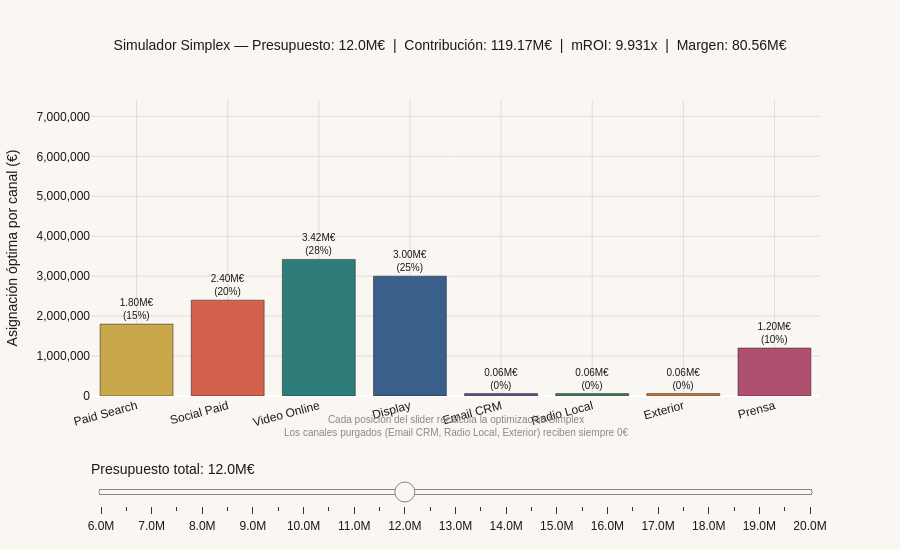

Notebook cell for this chart:
### Code cell
# ── 5b.2 Simulador de presupuesto con Simplex (Plotly + slider) ──────────────
from scipy.optimize import linprog as _linprog

# Pre-computar Simplex para cada nivel de presupuesto (6M → 20M, paso 500k)
BUDGETS = list(range(6_000_000, 20_500_000, 500_000))
n_act   = len(CANALES_ACTIVOS)
_c_lp   = np.array([-mroi_ss[c] for c in CANALES_ACTIVOS])
_A_lp   = np.ones((1, n_act))

sim_results = []
for budget in BUDGETS:
    _bounds = [(COTAS[c][0]*budget, COTAS[c][1]*budget) for c in CANALES_ACTIVOS]
    _res    = _linprog(_c_lp, A_ub=_A_lp, b_ub=np.array([budget]),
                       bounds=_bounds, method='highs')
    alloc_opt = {c: _res.x[i] for i, c in enumerate(CANALES_ACTIVOS)}
    contrib   = -_res.fun
    mroi_total= contrib / budget
    sim_results.append({
        'budget':  budget,
        'alloc':   alloc_opt,
        'contrib': contrib,
        'mroi':    mroi_total,
        'margen':  contrib * MARGEN_MEDIO,
    })

fig = go.Figure()

# Una traza de barras por nivel de presupuesto (solo la primera visible)
for j, sr in enumerate(sim_results):
    alloc_vals = [sr['alloc'].get(c, 0) for c in CANALES_ACTIVOS]
    fig.add_trace(go.Bar(
        x=CANALES_ACTIVOS,
        y=alloc_vals,
        marker_color=[CANAL_COLORS[c] for c in CANALES_ACTIVOS],
        marker_line=dict(color=BLACK, width=0.5),
        text=[f'{v/1e6:.2f}M€<br>({v/sr["budget"]*100:.0f}%)' for v in alloc_vals],
        textposition='outside',
        textfont=dict(size=10),
        visible=(j == 12),  # 12M€ por defecto (índice 12)
        hovertemplate='<b>%{x}</b><br>%{y:,.0f}€<br>%{text}<extra></extra>',
        showlegend=False,
    ))

# Slider steps
steps = []
for j, sr in enumerate(sim_results):
    vis = [False]*len(sim_results)
    vis[j] = True
    step = dict(
        method='update',
        label=f'{sr["budget"]/1e6:.1f}M',
        args=[
            {'visible': vis},
            {'title.text': (
                f'Simulador Simplex — Presupuesto: {sr["budget"]/1e6:.1f}M€  |  '
                f'Contribución: {sr["contrib"]/1e6:.2f}M€  |  '
                f'mROI: {sr["mroi"]:.3f}x  |  '
                f'Margen: {sr["margen"]/1e6:.2f}M€'
            )}
        ]
    )
    steps.append(step)

sr12 = sim_results[12]
fig.update_layout(
    paper_bgcolor=CREAM, plot_bgcolor=CREAM,
    font=dict(family='sans-serif', color=BLACK),
    title=dict(
        text=(f'Simulador Simplex — Presupuesto: {sr12["budget"]/1e6:.1f}M€  |  '
              f'Contribución: {sr12["contrib"]/1e6:.2f}M€  |  '
              f'mROI: {sr12["mroi"]:.3f}x  |  '
              f'Margen: {sr12["margen"]/1e6:.2f}M€'),
        x=0.5, font=dict(size=14)),
    sliders=[dict(
        active=12,
        pad=dict(t=60, b=10),
        currentvalue=dict(prefix='Presupuesto total: ', suffix='€',
                          font=dict(size=14, color=BLACK)),
        steps=steps,
        bgcolor=CREAM, bordercolor='#888',
    )],
    yaxis=dict(title='Asignación óptima por canal (€)', tickformat=',.0f',
               gridcolor='#E0DDD8',
               range=[0, max(max(sr['alloc'].values()) for sr in sim_results)*1.3]),
    xaxis=dict(tickangle=-15, gridcolor='#E0DDD8'),
    height=550,
)

# Añadir anotación de contexto
fig.add_annotation(
    text='Cada posición del slider recalcula la optimización Simplex<br>'
         'Los canales purgados (Email CRM, Radio Local, Exterior) reciben siempre 0€',
    xref='paper', yref='paper', x=0.5, y=-0.15,
    showarrow=False, font=dict(size=10, color='#888'),
)
fig.show()

### Figure 1 — Plotly figure (JSON) as saved in the notebook; plotly's stock layout.template omitted (floating-point values rounded to 4 significant figures)
{"data": [{"hovertemplate": "<b>%{x}</b><br>%{y:,.0f}€<br>%{text}<extra></extra>", "marker": {"color": ["#C9A84C", "#D4614B", "#2E7D7B", "#3A5F8A", "#6B4E8A", "#4A7C59", "#C97B3A", "#B05070"], "line": {"color": "#1A1A1A", "width": 0.5}}, "showlegend": false, "text": ["0.90M€<br>(15%)", "1.20M€<br>(20%)", "1.71M€<br>(28%)", "1.50M€<br>(25%)", "0.03M€<br>(0%)", "0.03M€<br>(0%)", "0.03M€<br>(0%)", "0.60M€<br>(10%)"], "textfont": {"size": 10}, "textposition": "outside", "type": "bar", "visible": false, "x": ["Paid Search", "Social Paid", "Video Online", "Display", "Email CRM", "Radio Local", "Exterior", "Prensa"], "y": [900000, 1200000, 1710000, 1500000, 30000, 30000, 30000, 600000]}, {"hovertemplate": "<b>%{x}</b><br>%{y:,.0f}€<br>%{text}<extra></extra>", "marker": {"color": ["#C9A84C", "#D4614B", "#2E7D7B", "#3A5F8A", "#6B4E8A", "#4A7C59", "#C97B3A", "#B05070"], "line": {"color": "#1A1A1A", "width": 0.5}}, "showlegend": false, "text": ["0.97M€<br>(15%)", "1.30M€<br>(20%)", "1.85M€<br>(28%)", "1.62M€<br>(25%)", "0.03M€<br>(0%)", "0.03M€<br>(0%)", "0.03M€<br>(0%)", "0.65M€<br>(10%)"], "textfont": {"size": 10}, "textposition": "outside", "type": "bar", "visible": false, "x": ["Paid Search", "Social Paid", "Video Online", "Display", "Email CRM", "Radio Local", "Exterior", "Prensa"], "y": [975000, 1300000, 1852500, 1625000, 32500, 32500, 32500, 650000]}, {"hovertemplate": "<b>%{x}</b><br>%{y:,.0f}€<br>%{text}<extra></extra>", "marker": {"color": ["#C9A84C", "#D4614B", "#2E7D7B", "#3A5F8A", "#6B4E8A", "#4A7C59", "#C97B3A", "#B05070"], "line": {"color": "#1A1A1A", "width": 0.5}}, "showlegend": false, "text": ["1.05M€<br>(15%)", "1.40M€<br>(20%)", "2.00M€<br>(28%)", "1.75M€<br>(25%)", "0.04M€<br>(0%)", "0.04M€<br>(0%)", "0.04M€<br>(0%)", "0.70M€<br>(10%)"], "textfont": {"size": 10}, "textposition": "outside", "type": "bar", "visible": false, "x": ["Paid Search", "Social Paid", "Video Online", "Display", "Email CRM", "Radio Local", "Exterior", "Prensa"], "y": [1050000, 1400000, 1995000, 1750000, 35000, 35000, 35000, 700000]}, {"hovertemplate": "<b>%{x}</b><br>%{y:,.0f}€<br>%{text}<extra></extra>", "marker": {"color": ["#C9A84C", "#D4614B", "#2E7D7B", "#3A5F8A", "#6B4E8A", "#4A7C59", "#C97B3A", "#B05070"], "line": {"color": "#1A1A1A", "width": 0.5}}, "showlegend": false, "text": ["1.12M€<br>(15%)", "1.50M€<br>(20%)", "2.14M€<br>(28%)", "1.88M€<br>(25%)", "0.04M€<br>(0%)", "0.04M€<br>(0%)", "0.04M€<br>(0%)", "0.75M€<br>(10%)"], "textfont": {"size": 10}, "textposition": "outside", "type": "bar", "visible": false, "x": ["Paid Search", "Social Paid", "Video Online", "Display", "Email CRM", "Radio Local", "Exterior", "Prensa"], "y": [1125000, 1500000, 2137500, 1875000, 37500, 37500, 37500, 750000]}, {"hovertemplate": "<b>%{x}</b><br>%{y:,.0f}€<br>%{text}<extra></extra>", "marker": {"color": ["#C9A84C", "#D4614B", "#2E7D7B", "#3A5F8A", "#6B4E8A", "#4A7C59", "#C97B3A", "#B05070"], "line": {"color": "#1A1A1A", "width": 0.5}}, "showlegend": false, "text": ["1.20M€<br>(15%)", "1.60M€<br>(20%)", "2.28M€<br>(28%)", "2.00M€<br>(25%)", "0.04M€<br>(0%)", "0.04M€<br>(0%)", "0.04M€<br>(0%)", "0.80M€<br>(10%)"], "textfont": {"size": 10}, "textposition": "outside", "type": "bar", "visible": false, "x": ["Paid Search", "Social Paid", "Video Online", "Display", "Email CRM", "Radio Local", "Exterior", "Prensa"], "y": [1200000, 1600000, 2280000, 2000000, 40000, 40000, 40000, 800000]}, {"hovertemplate": "<b>%{x}</b><br>%{y:,.0f}€<br>%{text}<extra></extra>", "marker": {"color": ["#C9A84C", "#D4614B", "#2E7D7B", "#3A5F8A", "#6B4E8A", "#4A7C59", "#C97B3A", "#B05070"], "line": {"color": "#1A1A1A", "width": 0.5}}, "showlegend": false, "text": ["1.27M€<br>(15%)", "1.70M€<br>(20%)", "2.42M€<br>(28%)", "2.12M€<br>(25%)", "0.04M€<br>(0%)", "0.04M€<br>(0%)", "0.04M€<br>(0%)", "0.85M€<br>(10%)"], "textfont": {"size": 10}, "textposition": "outside", "type": "bar", "visible": false, "x": ["Paid Search", "Social Paid", "Video Online", "Display", "Email CRM", "Radio Local", "Exterior", "Prensa"], "y": [1275000, 1700000, 2422500, 2125000, 42500, 42500, 42500, 850000]}, {"hovertemplate": "<b>%{x}</b><br>%{y:,.0f}€<br>%{text}<extra></extra>", "marker": {"color": ["#C9A84C", "#D4614B", "#2E7D7B", "#3A5F8A", "#6B4E8A", "#4A7C59", "#C97B3A", "#B05070"], "line": {"color": "#1A1A1A", "width": 0.5}}, "showlegend": false, "text": ["1.35M€<br>(15%)", "1.80M€<br>(20%)", "2.56M€<br>(28%)", "2.25M€<br>(25%)", "0.04M€<br>(0%)", "0.04M€<br>(0%)", "0.04M€<br>(0%)", "0.90M€<br>(10%)"], "textfont": {"size": 10}, "textposition": "outside", "type": "bar", "visible": false, "x": ["Paid Search", "Social Paid", "Video Online", "Display", "Email CRM", "Radio Local", "Exterior", "Prensa"], "y": [1350000, 1800000, 2565000, 2250000, 45000, 45000, 45000, 900000]}, {"hovertemplate": "<b>%{x}</b><br>%{y:,.0f}€<br>%{text}<extra></extra>", "marker": {"color": ["#C9A84C", "#D4614B", "#2E7D7B", "#3A5F8A", "#6B4E8A", "#4A7C59", "#C97B3A", "#B05070"], "line": {"color": "#1A1A1A", "width": 0.5}}, "showlegend": false, "text": ["1.43M€<br>(15%)", "1.90M€<br>(20%)", "2.71M€<br>(28%)", "2.38M€<br>(25%)", "0.05M€<br>(0%)", "0.05M€<br>(0%)", "0.05M€<br>(0%)", "0.95M€<br>(10%)"], "textfont": {"size": 10}, "textposition": "outside", "type": "bar", "visible": false, "x": ["Paid Search", "Social Paid", "Video Online", "Display", "Email CRM", "Radio Local", "Exterior", "Prensa"], "y": [1425000, 1900000, 2707500, 2375000, 47500, 47500, 47500, 950000]}, {"hovertemplate": "<b>%{x}</b><br>%{y:,.0f}€<br>%{text}<extra></extra>", "marker": {"color": ["#C9A84C", "#D4614B", "#2E7D7B", "#3A5F8A", "#6B4E8A", "#4A7C59", "#C97B3A", "#B05070"], "line": {"color": "#1A1A1A", "width": 0.5}}, "showlegend": false, "text": ["1.50M€<br>(15%)", "2.00M€<br>(20%)", "2.85M€<br>(28%)", "2.50M€<br>(25%)", "0.05M€<br>(0%)", "0.05M€<br>(0%)", "0.05M€<br>(0%)", "1.00M€<br>(10%)"], "textfont": {"size": 10}, "textposition": "outside", "type": "bar", "visible": false, "x": ["Paid Search", "Social Paid", "Video Online", "Display", "Email CRM", "Radio Local", "Exterior", "Prensa"], "y": [1500000, 2000000, 2850000, 2500000, 50000, 50000, 50000, 1000000]}, {"hovertemplate": "<b>%{x}</b><br>%{y:,.0f}€<br>%{text}<extra></extra>", "marker": {"color": ["#C9A84C", "#D4614B", "#2E7D7B", "#3A5F8A", "#6B4E8A", "#4A7C59", "#C97B3A", "#B05070"], "line": {"color": "#1A1A1A", "width": 0.5}}, "showlegend": false, "text": ["1.57M€<br>(15%)", "2.10M€<br>(20%)", "2.99M€<br>(28%)", "2.62M€<br>(25%)", "0.05M€<br>(0%)", "0.05M€<br>(0%)", "0.05M€<br>(0%)", "1.05M€<br>(10%)"], "textfont": {"size": 10}, "textposition": "outside", "type": "bar", "visible": false, "x": ["Paid Search", "Social Paid", "Video Online", "Display", "Email CRM", "Radio Local", "Exterior", "Prensa"], "y": [1575000, 2100000, 2992500, 2625000, 52500, 52500, 52500, 1050000]}, {"hovertemplate": "<b>%{x}</b><br>%{y:,.0f}€<br>%{text}<extra></extra>", "marker": {"color": ["#C9A84C", "#D4614B", "#2E7D7B", "#3A5F8A", "#6B4E8A", "#4A7C59", "#C97B3A", "#B05070"], "line": {"color": "#1A1A1A", "width": 0.5}}, "showlegend": false, "text": ["1.65M€<br>(15%)", "2.20M€<br>(20%)", "3.13M€<br>(28%)", "2.75M€<br>(25%)", "0.06M€<br>(0%)", "0.06M€<br>(0%)", "0.06M€<br>(0%)", "1.10M€<br>(10%)"], "textfont": {"size": 10}, "textposition": "outside", "type": "bar", "visible": false, "x": ["Paid Search", "Social Paid", "Video Online", "Display", "Email CRM", "Radio Local", "Exterior", "Prensa"], "y": [1650000, 2200000, 3135000, 2750000, 55000, 55000, 55000, 1100000]}, {"hovertemplate": "<b>%{x}</b><br>%{y:,.0f}€<br>%{text}<extra></extra>", "marker": {"color": ["#C9A84C", "#D4614B", "#2E7D7B", "#3A5F8A", "#6B4E8A", "#4A7C59", "#C97B3A", "#B05070"], "line": {"color": "#1A1A1A", "width": 0.5}}, "showlegend": false, "text": ["1.73M€<br>(15%)", "2.30M€<br>(20%)", "3.28M€<br>(28%)", "2.88M€<br>(25%)", "0.06M€<br>(0%)", "0.06M€<br>(0%)", "0.06M€<br>(0%)", "1.15M€<br>(10%)"], "textfont": {"size": 10}, "textposition": "outside", "type": "bar", "visible": false, "x": ["Paid Search", "Social Paid", "Video Online", "Display", "Email CRM", "Radio Local", "Exterior", "Prensa"], "y": [1725000, 2300000, 3277500, 2875000, 57500, 57500, 57500, 1150000]}, {"hovertemplate": "<b>%{x}</b><br>%{y:,.0f}€<br>%{text}<extra></extra>", "marker": {"color": ["#C9A84C", "#D4614B", "#2E7D7B", "#3A5F8A", "#6B4E8A", "#4A7C59", "#C97B3A", "#B05070"], "line": {"color": "#1A1A1A", "width": 0.5}}, "showlegend": false, "text": ["1.80M€<br>(15%)", "2.40M€<br>(20%)", "3.42M€<br>(28%)", "3.00M€<br>(25%)", "0.06M€<br>(0%)", "0.06M€<br>(0%)", "0.06M€<br>(0%)", "1.20M€<br>(10%)"], "textfont": {"size": 10}, "textposition": "outside", "type": "bar", "visible": true, "x": ["Paid Search", "Social Paid", "Video Online", "Display", "Email CRM", "Radio Local", "Exterior", "Prensa"], "y": [1800000, 2400000, 3420000, 3000000, 60000, 60000, 60000, 1200000]}, {"hovertemplate": "<b>%{x}</b><br>%{y:,.0f}€<br>%{text}<extra></extra>", "marker": {"color": ["#C9A84C", "#D4614B", "#2E7D7B", "#3A5F8A", "#6B4E8A", "#4A7C59", "#C97B3A", "#B05070"], "line": {"color": "#1A1A1A", "width": 0.5}}, "showlegend": false, "text": ["1.88M€<br>(15%)", "2.50M€<br>(20%)", "3.56M€<br>(28%)", "3.12M€<br>(25%)", "0.06M€<br>(0%)", "0.06M€<br>(0%)", "0.06M€<br>(0%)", "1.25M€<br>(10%)"], "textfont": {"size": 10}, "textposition": "outside", "type": "bar", "visible": false, "x": ["Paid Search", "Social Paid", "Video Online", "Display", "Email CRM", "Radio Local", "Exterior", "Prensa"], "y": [1875000, 2500000, 3562500, 3125000, 62500, 62500, 62500, 1250000]}, {"hovertemplate": "<b>%{x}</b><br>%{y:,.0f}€<br>%{text}<extra></extra>", "marker": {"color": ["#C9A84C", "#D4614B", "#2E7D7B", "#3A5F8A", "#6B4E8A", "#4A7C59", "#C97B3A", "#B05070"], "line": {"color": "#1A1A1A", "width": 0.5}}, "showlegend": false, "text": ["1.95M€<br>(15%)", "2.60M€<br>(20%)", "3.71M€<br>(28%)", "3.25M€<br>(25%)", "0.07M€<br>(0%)", "0.07M€<br>(0%)", "0.07M€<br>(0%)", "1.30M€<br>(10%)"], "textfont": {"size": 10}, "textposition": "outside", "type": "bar", "visible": false, "x": ["Paid Search", "Social Paid", "Video Online", "Display", "Email CRM", "Radio Local", "Exterior", "Prensa"], "y": [1950000, 2600000, 3705000, 3250000, 65000, 65000, 65000, 1300000]}, {"hovertemplate": "<b>%{x}</b><br>%{y:,.0f}€<br>%{text}<extra></extra>", "marker": {"color": ["#C9A84C", "#D4614B", "#2E7D7B", "#3A5F8A", "#6B4E8A", "#4A7C59", "#C97B3A", "#B05070"], "line": {"color": "#1A1A1A", "width": 0.5}}, "showlegend": false, "text": ["2.02M€<br>(15%)", "2.70M€<br>(20%)", "3.85M€<br>(28%)", "3.38M€<br>(25%)", "0.07M€<br>(0%)", "0.07M€<br>(0%)", "0.07M€<br>(0%)", "1.35M€<br>(10%)"], "textfont": {"size": 10}, "textposition": "outside", "type": "bar", "visible": false, "x": ["Paid Search", "Social Paid", "Video Online", "Display", "Email CRM", "Radio Local", "Exterior", "Prensa"], "y": [2025000, 2700000, 3847500, 3375000, 67500, 67500, 67500, 1350000]}, {"hovertemplate": "<b>%{x}</b><br>%{y:,.0f}€<br>%{text}<extra></extra>", "marker": {"color": ["#C9A84C", "#D4614B", "#2E7D7B", "#3A5F8A", "#6B4E8A", "#4A7C59", "#C97B3A", "#B05070"], "line": {"color": "#1A1A1A", "width": 0.5}}, "showlegend": false, "text": ["2.10M€<br>(15%)", "2.80M€<br>(20%)", "3.99M€<br>(28%)", "3.50M€<br>(25%)", "0.07M€<br>(0%)", "0.07M€<br>(0%)", "0.07M€<br>(0%)", "1.40M€<br>(10%)"], "textfont": {"size": 10}, "textposition": "outside", "type": "bar", "visible": false, "x": ["Paid Search", "Social Paid", "Video Online", "Display", "Email CRM", "Radio Local", "Exterior", "Prensa"], "y": [2100000, 2800000, 3990000, 3500000, 70000, 70000, 70000, 1400000]}, {"hovertemplate": "<b>%{x}</b><br>%{y:,.0f}€<br>%{text}<extra></extra>", "marker": {"color": ["#C9A84C", "#D4614B", "#2E7D7B", "#3A5F8A", "#6B4E8A", "#4A7C59", "#C97B3A", "#B05070"], "line": {"color": "#1A1A1A", "width": 0.5}}, "showlegend": false, "text": ["2.17M€<br>(15%)", "2.90M€<br>(20%)", "4.13M€<br>(28%)", "3.62M€<br>(25%)", "0.07M€<br>(0%)", "0.07M€<br>(0%)", "0.07M€<br>(0%)", "1.45M€<br>(10%)"], "textfont": {"size": 10}, "textposition": "outside", "type": "bar", "visible": false, "x": ["Paid Search", "Social Paid", "Video Online", "Display", "Email CRM", "Radio Local", "Exterior", "Prensa"], "y": [2175000, 2900000, 4132500, 3625000, 72500, 72500, 72500, 1450000]}, {"hovertemplate": "<b>%{x}</b><br>%{y:,.0f}€<br>%{text}<extra></extra>", "marker": {"color": ["#C9A84C", "#D4614B", "#2E7D7B", "#3A5F8A", "#6B4E8A", "#4A7C59", "#C97B3A", "#B05070"], "line": {"color": "#1A1A1A", "width": 0.5}}, "showlegend": false, "text": ["2.25M€<br>(15%)", "3.00M€<br>(20%)", "4.28M€<br>(28%)", "3.75M€<br>(25%)", "0.07M€<br>(0%)", "0.07M€<br>(0%)", "0.07M€<br>(0%)", "1.50M€<br>(10%)"], "textfont": {"size": 10}, "textposition": "outside", "type": "bar", "visible": false, "x": ["Paid Search", "Social Paid", "Video Online", "Display", "Email CRM", "Radio Local", "Exterior", "Prensa"], "y": [2250000, 3000000, 4275000, 3750000, 75000, 75000, 75000, 1500000]}, {"hovertemplate": "<b>%{x}</b><br>%{y:,.0f}€<br>%{text}<extra></extra>", "marker": {"color": ["#C9A84C", "#D4614B", "#2E7D7B", "#3A5F8A", "#6B4E8A", "#4A7C59", "#C97B3A", "#B05070"], "line": {"color": "#1A1A1A", "width": 0.5}}, "showlegend": false, "text": ["2.33M€<br>(15%)", "3.10M€<br>(20%)", "4.42M€<br>(28%)", "3.88M€<br>(25%)", "0.08M€<br>(0%)", "0.08M€<br>(0%)", "0.08M€<br>(0%)", "1.55M€<br>(10%)"], "textfont": {"size": 10}, "textposition": "outside", "type": "bar", "visible": false, "x": ["Paid Search", "Social Paid", "Video Online", "Display", "Email CRM", "Radio Local", "Exterior", "Prensa"], "y": [2325000, 3100000, 4417500, 3875000, 77500, 77500, 77500, 1550000]}, {"hovertemplate": "<b>%{x}</b><br>%{y:,.0f}€<br>%{text}<extra></extra>", "marker": {"color": ["#C9A84C", "#D4614B", "#2E7D7B", "#3A5F8A", "#6B4E8A", "#4A7C59", "#C97B3A", "#B05070"], "line": {"color": "#1A1A1A", "width": 0.5}}, "showlegend": false, "text": ["2.40M€<br>(15%)", "3.20M€<br>(20%)", "4.56M€<br>(28%)", "4.00M€<br>(25%)", "0.08M€<br>(0%)", "0.08M€<br>(0%)", "0.08M€<br>(0%)", "1.60M€<br>(10%)"], "textfont": {"size": 10}, "textposition": "outside", "type": "bar", "visible": false, "x": ["Paid Search", "Social Paid", "Video Online", "Display", "Email CRM", "Radio Local", "Exterior", "Prensa"], "y": [2400000, 3200000, 4560000, 4000000, 80000, 80000, 80000, 1600000]}, {"hovertemplate": "<b>%{x}</b><br>%{y:,.0f}€<br>%{text}<extra></extra>", "marker": {"color": ["#C9A84C", "#D4614B", "#2E7D7B", "#3A5F8A", "#6B4E8A", "#4A7C59", "#C97B3A", "#B05070"], "line": {"color": "#1A1A1A", "width": 0.5}}, "showlegend": false, "text": ["2.48M€<br>(15%)", "3.30M€<br>(20%)", "4.70M€<br>(28%)", "4.12M€<br>(25%)", "0.08M€<br>(0%)", "0.08M€<br>(0%)", "0.08M€<br>(0%)", "1.65M€<br>(10%)"], "textfont": {"size": 10}, "textposition": "outside", "type": "bar", "visible": false, "x": ["Paid Search", "Social Paid", "Video Online", "Display", "Email CRM", "Radio Local", "Exterior", "Prensa"], "y": [2475000, 3300000, 4702500, 4125000, 82500, 82500, 82500, 1650000]}, {"hovertemplate": "<b>%{x}</b><br>%{y:,.0f}€<br>%{text}<extra></extra>", "marker": {"color": ["#C9A84C", "#D4614B", "#2E7D7B", "#3A5F8A", "#6B4E8A", "#4A7C59", "#C97B3A", "#B05070"], "line": {"color": "#1A1A1A", "width": 0.5}}, "showlegend": false, "text": ["2.55M€<br>(15%)", "3.40M€<br>(20%)", "4.84M€<br>(28%)", "4.25M€<br>(25%)", "0.09M€<br>(0%)", "0.09M€<br>(0%)", "0.09M€<br>(0%)", "1.70M€<br>(10%)"], "textfont": {"size": 10}, "textposition": "outside", "type": "bar", "visible": false, "x": ["Paid Search", "Social Paid", "Video Online", "Display", "Email CRM", "Radio Local", "Exterior", "Prensa"], "y": [2550000, 3400000, 4845000, 4250000, 85000, 85000, 85000, 1700000]}, {"hovertemplate": "<b>%{x}</b><br>%{y:,.0f}€<br>%{text}<extra></extra>", "marker": {"color": ["#C9A84C", "#D4614B", "#2E7D7B", "#3A5F8A", "#6B4E8A", "#4A7C59", "#C97B3A", "#B05070"], "line": {"color": "#1A1A1A", "width": 0.5}}, "showlegend": false, "text": ["2.62M€<br>(15%)", "3.50M€<br>(20%)", "4.99M€<br>(28%)", "4.38M€<br>(25%)", "0.09M€<br>(0%)", "0.09M€<br>(0%)", "0.09M€<br>(0%)", "1.75M€<br>(10%)"], "textfont": {"size": 10}, "textposition": "outside", "type": "bar", "visible": false, "x": ["Paid Search", "Social Paid", "Video Online", "Display", "Email CRM", "Radio Local", "Exterior", "Prensa"], "y": [2625000, 3500000, 4987500, 4375000, 87500, 87500, 87500, 1750000]}, {"hovertemplate": "<b>%{x}</b><br>%{y:,.0f}€<br>%{text}<extra></extra>", "marker": {"color": ["#C9A84C", "#D4614B", "#2E7D7B", "#3A5F8A", "#6B4E8A", "#4A7C59", "#C97B3A", "#B05070"], "line": {"color": "#1A1A1A", "width": 0.5}}, "showlegend": false, "text": ["2.70M€<br>(15%)", "3.60M€<br>(20%)", "5.13M€<br>(28%)", "4.50M€<br>(25%)", "0.09M€<br>(0%)", "0.09M€<br>(0%)", "0.09M€<br>(0%)", "1.80M€<br>(10%)"], "textfont": {"size": 10}, "textposition": "outside", "type": "bar", "visible": false, "x": ["Paid Search", "Social Paid", "Video Online", "Display", "Email CRM", "Radio Local", "Exterior", "Prensa"], "y": [2700000, 3600000, 5130000, 4500000, 90000, 90000, 90000, 1800000]}, {"hovertemplate": "<b>%{x}</b><br>%{y:,.0f}€<br>%{text}<extra></extra>", "marker": {"color": ["#C9A84C", "#D4614B", "#2E7D7B", "#3A5F8A", "#6B4E8A", "#4A7C59", "#C97B3A", "#B05070"], "line": {"color": "#1A1A1A", "width": 0.5}}, "showlegend": false, "text": ["2.77M€<br>(15%)", "3.70M€<br>(20%)", "5.27M€<br>(28%)", "4.62M€<br>(25%)", "0.09M€<br>(0%)", "0.09M€<br>(0%)", "0.09M€<br>(0%)", "1.85M€<br>(10%)"], "textfont": {"size": 10}, "textposition": "outside", "type": "bar", "visible": false, "x": ["Paid Search", "Social Paid", "Video Online", "Display", "Email CRM", "Radio Local", "Exterior", "Prensa"], "y": [2775000, 3700000, 5272500, 4625000, 92500, 92500, 92500, 1850000]}, {"hovertemplate": "<b>%{x}</b><br>%{y:,.0f}€<br>%{text}<extra></extra>", "marker": {"color": ["#C9A84C", "#D4614B", "#2E7D7B", "#3A5F8A", "#6B4E8A", "#4A7C59", "#C97B3A", "#B05070"], "line": {"color": "#1A1A1A", "width": 0.5}}, "showlegend": false, "text": ["2.85M€<br>(15%)", "3.80M€<br>(20%)", "5.42M€<br>(28%)", "4.75M€<br>(25%)", "0.10M€<br>(0%)", "0.10M€<br>(0%)", "0.10M€<br>(0%)", "1.90M€<br>(10%)"], "textfont": {"size": 10}, "textposition": "outside", "type": "bar", "visible": false, "x": ["Paid Search", "Social Paid", "Video Online", "Display", "Email CRM", "Radio Local", "Exterior", "Prensa"], "y": [2850000, 3800000, 5415000, 4750000, 95000, 95000, 95000, 1900000]}, {"hovertemplate": "<b>%{x}</b><br>%{y:,.0f}€<br>%{text}<extra></extra>", "marker": {"color": ["#C9A84C", "#D4614B", "#2E7D7B", "#3A5F8A", "#6B4E8A", "#4A7C59", "#C97B3A", "#B05070"], "line": {"color": "#1A1A1A", "width": 0.5}}, "showlegend": false, "text": ["2.92M€<br>(15%)", "3.90M€<br>(20%)", "5.56M€<br>(28%)", "4.88M€<br>(25%)", "0.10M€<br>(0%)", "0.10M€<br>(0%)", "0.10M€<br>(0%)", "1.95M€<br>(10%)"], "textfont": {"size": 10}, "textposition": "outside", "type": "bar", "visible": false, "x": ["Paid Search", "Social Paid", "Video Online", "Display", "Email CRM", "Radio Local", "Exterior", "Prensa"], "y": [2925000, 3900000, 5557500, 4875000, 97500, 97500, 97500, 1950000]}, {"hovertemplate": "<b>%{x}</b><br>%{y:,.0f}€<br>%{text}<extra></extra>", "marker": {"color": ["#C9A84C", "#D4614B", "#2E7D7B", "#3A5F8A", "#6B4E8A", "#4A7C59", "#C97B3A", "#B05070"], "line": {"color": "#1A1A1A", "width": 0.5}}, "showlegend": false, "text": ["3.00M€<br>(15%)", "4.00M€<br>(20%)", "5.70M€<br>(28%)", "5.00M€<br>(25%)", "0.10M€<br>(0%)", "0.10M€<br>(0%)", "0.10M€<br>(0%)", "2.00M€<br>(10%)"], "textfont": {"size": 10}, "textposition": "outside", "type": "bar", "visible": false, "x": ["Paid Search", "Social Paid", "Video Online", "Display", "Email CRM", "Radio Local", "Exterior", "Prensa"], "y": [3000000, 4000000, 5700000, 5000000, 100000, 100000, 100000, 2000000]}], "layout": {"annotations": [{"font": {"color": "#888", "size": 10}, "showarrow": false, "text": "Cada posición del slider recalcula la optimización Simplex<br>Los canales purgados (Email CRM, Radio Local, Exterior) reciben siempre 0€", "x": 0.5, "xref": "paper", "y": -0.15, "yref": "paper"}], "font": {"color": "#1A1A1A", "family": "sans-serif"}, "height": 550, "paper_bgcolor": "#FAF7F2", "plot_bgcolor": "#FAF7F2", "sliders": [{"active": 12, "bgcolor": "#FAF7F2", "bordercolor": "#888", "currentvalue": {"font": {"color": "#1A1A1A", "size": 14}, "prefix": "Presupuesto total: ", "suffix": "€"}, "pad": {"b": 10, "t": 60}, "steps": [{"args": [{"visible": [true, false, false, false, false, false, false, false, false, false, false, false, false, false, false, false, false, false, false, false, false, false, false, false, false, false, false, false, false]}, {"title.text": "Simulador Simplex — Presupuesto: 6.0M€  |  Contribución: 59.59M€  |  mROI: 9.931x  |  Margen: 40.28M€"}], "label": "6.0M", "method": "update"}, {"args": [{"visible": [false, true, false, false, false, false, false, false, false, false, false, false, false, false, false, false, false, false, false, false, false, false, false, false, false, false, false, false, false]}, {"title.text": "Simulador Simplex — Presupuesto: 6.5M€  |  Contribución: 64.55M€  |  mROI: 9.931x  |  Margen: 43.64M€"}], "label": "6.5M", "method": "update"}, {"args": [{"visible": [false, false, true, false, false, false, false, false, false, false, false, false, false, false, false, false, false, false, false, false, false, false, false, false, false, false, false, false, false]}, {"title.text": "Simulador Simplex — Presupuesto: 7.0M€  |  Contribución: 69.52M€  |  mROI: 9.931x  |  Margen: 46.99M€"}], "label": "7.0M", "method": "update"}, {"args": [{"visible": [false, false, false, true, false, false, false, false, false, false, false, false, false, false, false, false, false, false, false, false, false, false, false, false, false, false, false, false, false]}, {"title.text": "Simulador Simplex — Presupuesto: 7.5M€  |  Contribución: 74.48M€  |  mROI: 9.931x  |  Margen: 50.35M€"}], "label": "7.5M", "method": "update"}, {"args": [{"visible": [false, false, false, false, true, false, false, false, false, false, false, false, false, false, false, false, false, false, false, false, false, false, false, false, false, false, false, false, false]}, {"title.text": "Simulador Simplex — Presupuesto: 8.0M€  |  Contribución: 79.45M€  |  mROI: 9.931x  |  Margen: 53.71M€"}], "label": "8.0M", "method": "update"}, {"args": [{"visible": [false, false, false, false, false, true, false, false, false, false, false, false, false, false, false, false, false, false, false, false, false, false, false, false, false, false, false, false, false]}, {"title.text": "Simulador Simplex — Presupuesto: 8.5M€  |  Contribución: 84.41M€  |  mROI: 9.931x  |  Margen: 57.06M€"}], "label": "8.5M", "method": "update"}, {"args": [{"visible": [false, false, false, false, false, false, true, false, false, false, false, false, false, false, false, false, false, false, false, false, false, false, false, false, false, false, false, false, false]}, {"title.text": "Simulador Simplex — Presupuesto: 9.0M€  |  Contribución: 89.38M€  |  mROI: 9.931x  |  Margen: 60.42M€"}], "label": "9.0M", "method": "update"}, {"args": [{"visible": [false, false, false, false, false, false, false, true, false, false, false, false, false, false, false, false, false, false, false, false, false, false, false, false, false, false, false, false, false]}, {"title.text": "Simulador Simplex — Presupuesto: 9.5M€  |  Contribución: 94.35M€  |  mROI: 9.931x  |  Margen: 63.78M€"}], "label": "9.5M", "method": "update"}, {"args": [{"visible": [false, false, false, false, false, false, false, false, true, false, false, false, false, false, false, false, false, false, false, false, false, false, false, false, false, false, false, false, false]}, {"title.text": "Simulador Simplex — Presupuesto: 10.0M€  |  Contribución: 99.31M€  |  mROI: 9.931x  |  Margen: 67.13M€"}], "label": "10.0M", "method": "update"}, {"args": [{"visible": [false, false, false, false, false, false, false, false, false, true, false, false, false, false, false, false, false, false, false, false, false, false, false, false, false, false, false, false, false]}, {"title.text": "Simulador Simplex — Presupuesto: 10.5M€  |  Contribución: 104.28M€  |  mROI: 9.931x  |  Margen: 70.49M€"}], "label": "10.5M", "method": "update"}, {"args": [{"visible": [false, false, false, false, false, false, false, false, false, false, true, false, false, false, false, false, false, false, false, false, false, false, false, false, false, false, false, false, false]}, {"title.text": "Simulador Simplex — Presupuesto: 11.0M€  |  Contribución: 109.24M€  |  mROI: 9.931x  |  Margen: 73.85M€"}], "label": "11.0M", "method": "update"}, {"args": [{"visible": [false, false, false, false, false, false, false, false, false, false, false, true, false, false, false, false, false, false, false, false, false, false, false, false, false, false, false, false, false]}, {"title.text": "Simulador Simplex — Presupuesto: 11.5M€  |  Contribución: 114.21M€  |  mROI: 9.931x  |  Margen: 77.20M€"}], "label": "11.5M", "method": "update"}, {"args": [{"visible": [false, false, false, false, false, false, false, false, false, false, false, false, true, false, false, false, false, false, false, false, false, false, false, false, false, false, false, false, false]}, {"title.text": "Simulador Simplex — Presupuesto: 12.0M€  |  Contribución: 119.17M€  |  mROI: 9.931x  |  Margen: 80.56M€"}], "label": "12.0M", "method": "update"}, {"args": [{"visible": [false, false, false, false, false, false, false, false, false, false, false, false, false, true, false, false, false, false, false, false, false, false, false, false, false, false, false, false, false]}, {"title.text": "Simulador Simplex — Presupuesto: 12.5M€  |  Contribución: 124.14M€  |  mROI: 9.931x  |  Margen: 83.92M€"}], "label": "12.5M", "method": "update"}, {"args": [{"visible": [false, false, false, false, false, false, false, false, false, false, false, false, false, false, true, false, false, false, false, false, false, false, false, false, false, false, false, false, false]}, {"title.text": "Simulador Simplex — Presupuesto: 13.0M€  |  Contribución: 129.10M€  |  mROI: 9.931x  |  Margen: 87.27M€"}], "label": "13.0M", "method": "update"}, {"args": [{"visible": [false, false, false, false, false, false, false, false, false, false, false, false, false, false, false, true, false, false, false, false, false, false, false, false, false, false, false, false, false]}, {"title.text": "Simulador Simplex — Presupuesto: 13.5M€  |  Contribución: 134.07M€  |  mROI: 9.931x  |  Margen: 90.63M€"}], "label": "13.5M", "method": "update"}, {"args": [{"visible": [false, false, false, false, false, false, false, false, false, false, false, false, false, false, false, false, true, false, false, false, false, false, false, false, false, false, false, false, false]}, {"title.text": "Simulador Simplex — Presupuesto: 14.0M€  |  Contribución: 139.04M€  |  mROI: 9.931x  |  Margen: 93.99M€"}], "label": "14.0M", "method": "update"}, {"args": [{"visible": [false, false, false, false, false, false, false, false, false, false, false, false, false, false, false, false, false, true, false, false, false, false, false, false, false, false, false, false, false]}, {"title.text": "Simulador Simplex — Presupuesto: 14.5M€  |  Contribución: 144.00M€  |  mROI: 9.931x  |  Margen: 97.35M€"}], "label": "14.5M", "method": "update"}, {"args": [{"visible": [false, false, false, false, false, false, false, false, false, false, false, false, false, false, false, false, false, false, true, false, false, false, false, false, false, false, false, false, false]}, {"title.text": "Simulador Simplex — Presupuesto: 15.0M€  |  Contribución: 148.97M€  |  mROI: 9.931x  |  Margen: 100.70M€"}], "label": "15.0M", "method": "update"}, {"args": [{"visible": [false, false, false, false, false, false, false, false, false, false, false, false, false, false, false, false, false, false, false, true, false, false, false, false, false, false, false, false, false]}, {"title.text": "Simulador Simplex — Presupuesto: 15.5M€  |  Contribución: 153.93M€  |  mROI: 9.931x  |  Margen: 104.06M€"}], "label": "15.5M", "method": "update"}, {"args": [{"visible": [false, false, false, false, false, false, false, false, false, false, false, false, false, false, false, false, false, false, false, false, true, false, false, false, false, false, false, false, false]}, {"title.text": "Simulador Simplex — Presupuesto: 16.0M€  |  Contribución: 158.90M€  |  mROI: 9.931x  |  Margen: 107.42M€"}], "label": "16.0M", "method": "update"}, {"args": [{"visible": [false, false, false, false, false, false, false, false, false, false, false, false, false, false, false, false, false, false, false, false, false, true, false, false, false, false, false, false, false]}, {"title.text": "Simulador Simplex — Presupuesto: 16.5M€  |  Contribución: 163.86M€  |  mROI: 9.931x  |  Margen: 110.77M€"}], "label": "16.5M", "method": "update"}, {"args": [{"visible": [false, false, false, false, false, false, false, false, false, false, false, false, false, false, false, false, false, false, false, false, false, false, true, false, false, false, false, false, false]}, {"title.text": "Simulador Simplex — Presupuesto: 17.0M€  |  Contribución: 168.83M€  |  mROI: 9.931x  |  Margen: 114.13M€"}], "label": "17.0M", "method": "update"}, {"args": [{"visible": [false, false, false, false, false, false, false, false, false, false, false, false, false, false, false, false, false, false, false, false, false, false, false, true, false, false, false, false, false]}, {"title.text": "Simulador Simplex — Presupuesto: 17.5M€  |  Contribución: 173.80M€  |  mROI: 9.931x  |  Margen: 117.49M€"}], "label": "17.5M", "method": "update"}, {"args": [{"visible": [false, false, false, false, false, false, false, false, false, false, false, false, false, false, false, false, false, false, false, false, false, false, false, false, true, false, false, false, false]}, {"title.text": "Simulador Simplex — Presupuesto: 18.0M€  |  Contribución: 178.76M€  |  mROI: 9.931x  |  Margen: 120.84M€"}], "label": "18.0M", "method": "update"}, {"args": [{"visible": [false, false, false, false, false, false, false, false, false, false, false, false, false, false, false, false, false, false, false, false, false, false, false, false, false, true, false, false, false]}, {"title.text": "Simulador Simplex — Presupuesto: 18.5M€  |  Contribución: 183.73M€  |  mROI: 9.931x  |  Margen: 124.20M€"}], "label": "18.5M", "method": "update"}, {"args": [{"visible": [false, false, false, false, false, false, false, false, false, false, false, false, false, false, false, false, false, false, false, false, false, false, false, false, false, false, true, false, false]}, {"title.text": "Simulador Simplex — Presupuesto: 19.0M€  |  Contribución: 188.69M€  |  mROI: 9.931x  |  Margen: 127.56M€"}], "label": "19.0M", "method": "update"}, {"args": [{"visible": [false, false, false, false, false, false, false, false, false, false, false, false, false, false, false, false, false, false, false, false, false, false, false, false, false, false, false, true, false]}, {"title.text": "Simulador Simplex — Presupuesto: 19.5M€  |  Contribución: 193.66M€  |  mROI: 9.931x  |  Margen: 130.91M€"}], "label": "19.5M", "method": "update"}, {"args": [{"visible": [false, false, false, false, false, false, false, false, false, false, false, false, false, false, false, false, false, false, false, false, false, false, false, false, false, false, false, false, true]}, {"title.text": "Simulador Simplex — Presupuesto: 20.0M€  |  Contribución: 198.62M€  |  mROI: 9.931x  |  Margen: 134.27M€"}], "label": "20.0M", "method": "update"}]}], "title": {"font": {"size": 14}, "text": "Simulador Simplex — Presupuesto: 12.0M€  |  Contribución: 119.17M€  |  mROI: 9.931x  |  Margen: 80.56M€", "x": 0.5}, "xaxis": {"gridcolor": "#E0DDD8", "tickangle": -15}, "yaxis": {"gridcolor": "#E0DDD8", "range": [0, 7410000], "tickformat": ",.0f", "title": {"text": "Asignación óptima por canal (€)"}}}}
